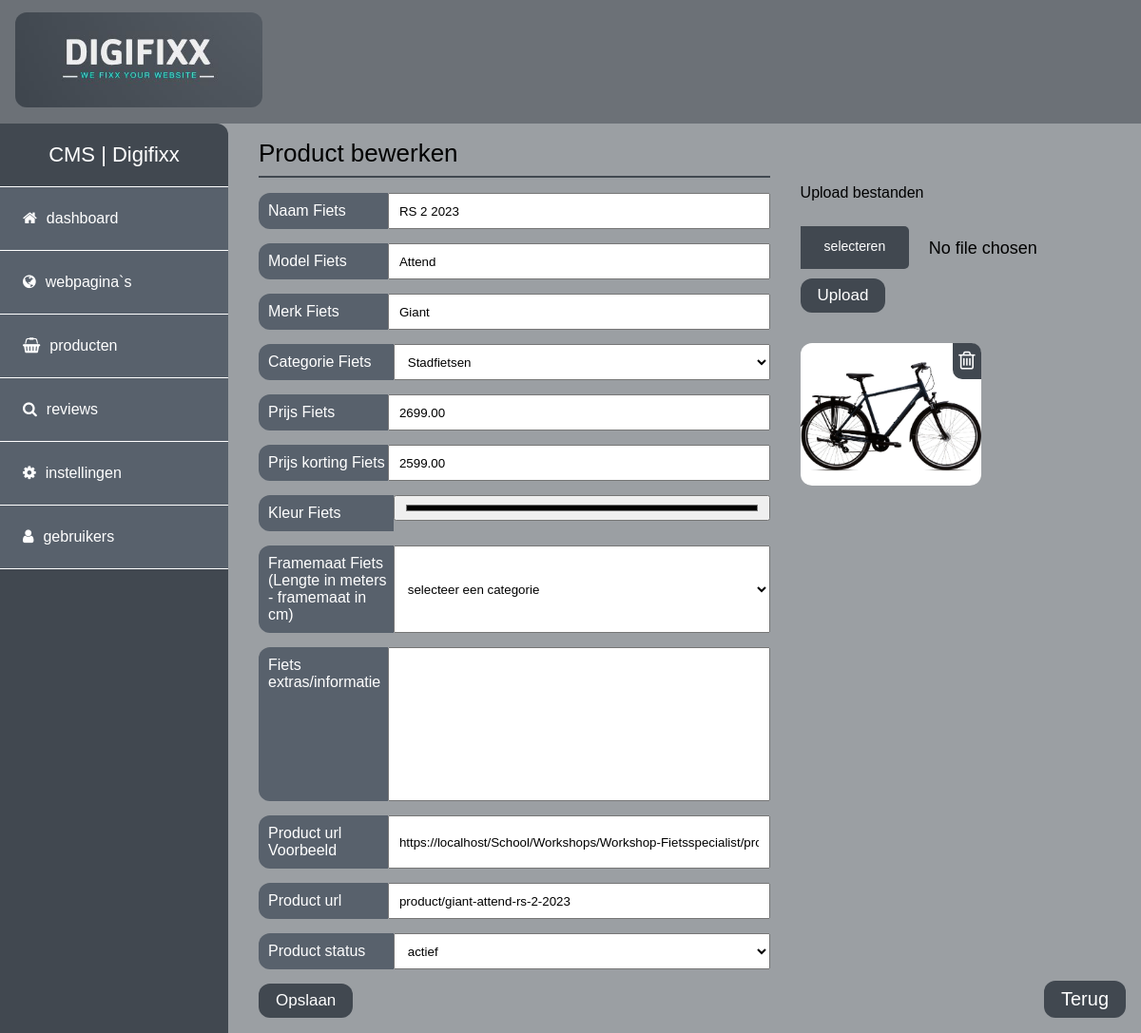
/cms/maincms.php?page=product_bewerken&id=5 (signed in), run on an earlier commit of the app's database.
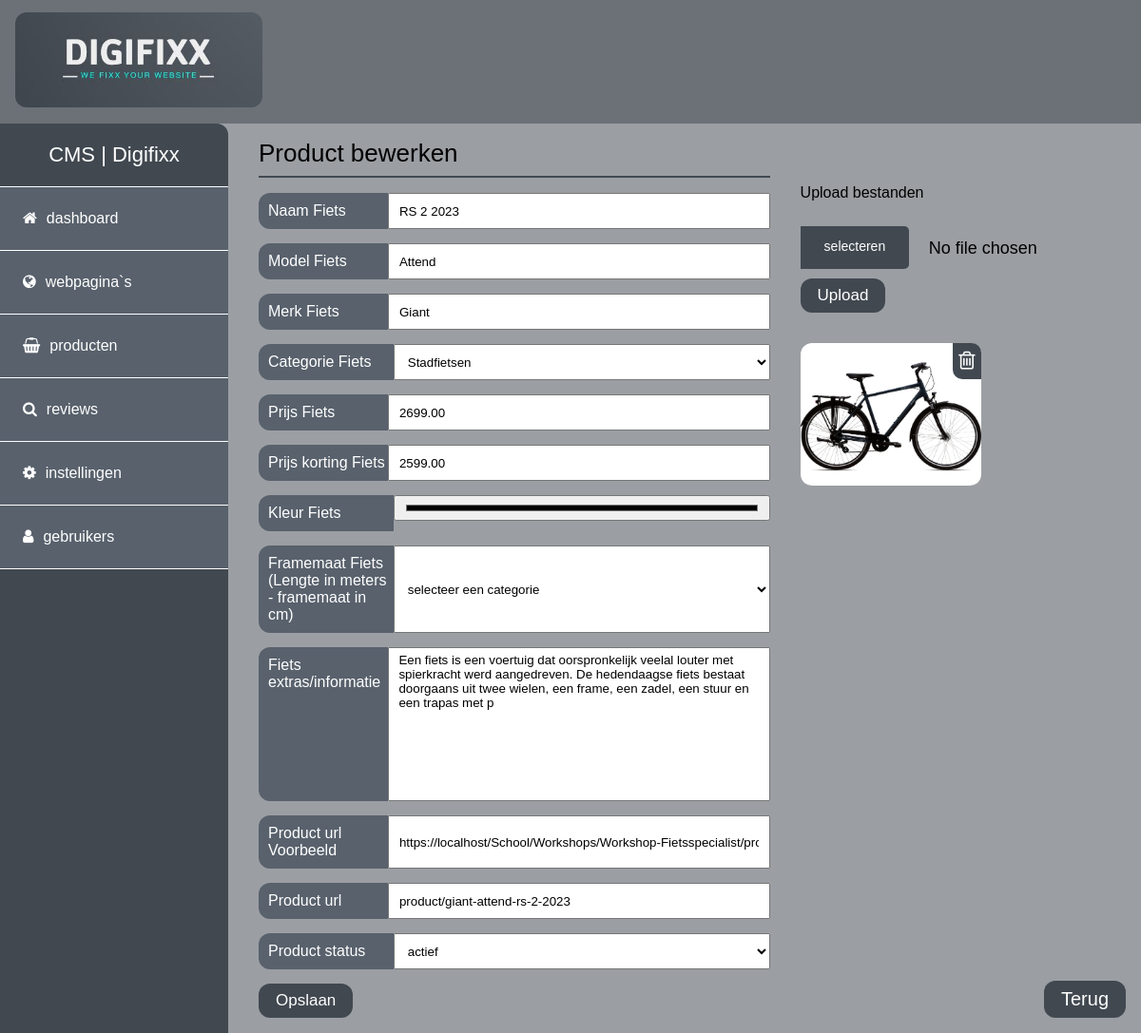
And on a later commit of the database.
### tables this page shows
CREATE TABLE `digifixxcms_gebruikers` (
  `id` int(11) NOT NULL,
  `username` varchar(20) NOT NULL,
  `niveau` varchar(200) NOT NULL DEFAULT 'gebruiker',
  `email` varchar(50) NOT NULL,
  `password` char(128) NOT NULL,
  `titel` varchar(50) NOT NULL,
  `geslacht` varchar(15) NOT NULL,
  `voorletters` varchar(15) NOT NULL,
  `tussenvoegsel` varchar(20) NOT NULL,
  `achternaam` varchar(50) NOT NULL,
  `adres` varchar(50) NOT NULL,
  `postcode` varchar(7) NOT NULL,
  `plaats` varchar(50) NOT NULL,
  `telefoon` varchar(12) NOT NULL,
  `mobiel` varchar(10) NOT NULL,
  `actief` varchar(5) NOT NULL,
  `datum_invoer` datetime NOT NULL,
  `ipadres` varchar(20) NOT NULL
);

CREATE TABLE `digifixx_producten` (
  `id` int(11) NOT NULL,
  `naam` varchar(200) NOT NULL,
  `model` varchar(200) NOT NULL,
  `merk` varchar(200) NOT NULL,
  `categorie` varchar(200) NOT NULL,
  `prijs` decimal(8,2) NOT NULL DEFAULT 0.00,
  `prijs_korting` decimal(8,2) NOT NULL DEFAULT 0.00,
  `kleur` varchar(200) NOT NULL,
  `frameMaat` varchar(200) NOT NULL,
  `extras` varchar(200) NOT NULL,
  `paginaurl` varchar(200) NOT NULL,
  `datum` timestamp NOT NULL DEFAULT current_timestamp(),
  `status` varchar(200) NOT NULL DEFAULT 'actief'
);

CREATE TABLE `digifixx_settings` (
  `id` int(11) NOT NULL,
  `weburl` text NOT NULL,
  `naamwebsite` varchar(100) NOT NULL
);

CREATE TABLE `digifixx_images` (
  `id` int(11) NOT NULL,
  `cms_id` int(11) NOT NULL,
  `product_id` int(11) NOT NULL DEFAULT 0,
  `file_name` varchar(255) NOT NULL,
  `uploaded_on` datetime NOT NULL,
  `status` enum('1','0') NOT NULL DEFAULT '1'
);

### cms/login/config.php (called while the page is built, shortened)
<?php
$mysqli = new mysqli(HOST, USER, PASSWORD, DATABASE);
$instellingen = $mysqli->query("SELECT * FROM digifixx_settings WHERE id = '1'") or die($mysqli->error.__LINE__);
$rowinstellingen = $instellingen->fetch_assoc();
if ($rowinstellingen['weburl'] <> "") { $url = $rowinstellingen['weburl']; }
else { $url = (isset($_SERVER['HTTPS']) ? "https" : "http") . "://$_SERVER[HTTP_HOST]"."/~".$ftpuser; }
?>

### cms/php/product_bewerken.php (the view, shortened to what this page needs)
<?php
$sqlProduct = $mysqli -> prepare("SELECT id, naam, model, merk, categorie, prijs, prijs_korting, kleur, frameMaat, extras, paginaurl, status FROM digifixx_producten WHERE id = ?") or die ($mysqli->error.__LINE__);
$productId = $_GET['id'];
$sqlProduct->bind_param('i',$productId);
$sqlProduct->execute();
$sqlProduct->store_result();
$sqlProduct->bind_result($idProduct, $titelProduct, $modelProduct, $merkProduct, $CatProduct, $prijsProduct, $prijsKProduct, $kleurProduct, $frameMaatProduct, $extraProduct, $urlProduct, $statusProduct);
?>
<section id="Productbewerken">
    <div class="left">
        <div class="title">Product bewerken</div>
        <form action="?page=product_bewerken&id=<?=$_GET['id'];?>&opslaan=ja" method="POST">
            <div class="form-group">
                <label for="naam">Naam Fiets</label>
                <input type="text" value="<?=$titelProduct;?>" name="naam" id="naam">
            </div>
            <div class="form-group">
                <label for="model">Model Fiets</label>
                <input type="text" value="<?=$modelProduct;?>" name="model" id="model">
            </div>
            <div class="form-group">
                <label for="merk">Merk Fiets</label>
                <input type="text" value="<?=$merkProduct;?>" name="merk" id="merk">
            </div>
            <div class="form-group">
                <label for="categorie">Categorie Fiets</label>
                <select name="categorie" placeholder="Selecteer een categorie" >
                <?php if ($CatProduct) { echo '<option value="'.$CatProduct.'">'.$CatProduct.'</option>'; } else { ?><option value="">selecteer een categorie</option><?php } ?>
                </select>
            </div>
            <div class="form-group">
                <label for="prijs">Prijs Fiets</label>
                <input type="text" value="<?=$prijsProduct;?>" name="prijs" id="prijs">
            </div>
            <div class="form-group">
                <label for="prijsK">Prijs korting Fiets</label>
                <input type="text" value="<?=$prijsKProduct;?>" name="prijsK" id="prijsK">
            </div>
            <div class="form-group">
                <label for="kleur">Kleur Fiets</label>
                <input type="color" value="<?=$kleurProduct;?>" name="kleur" id="kleur">
            </div>
            <div class="form-group">
                <label for="frameMaat">Framemaat Fiets (Lengte in meters - framemaat in cm)</label>
                <select name="frameMaat" id="frameMaat">
                    <?php if($frameMaatProduct){ ?><option value="<?=$frameMaatProduct;?>"><?=$frameMaatProduct;?></option><?php } else { ?><option value="">selecteer een categorie</option><?php }?>
                </select>
            </div>
            <div class="form-group">
                <label for="extras">Fiets extras/informatie</label>
                <textarea name="extras" id="extras" rows="10"><?=$extraProduct;?></textarea>
            </div>
            <div class="form-group">
                <label for="">Product url Voorbeeld</label>
                <input type="text" value="<?=$url;?><?=$urlProduct;?>/" readonly>
            </div>
            <div class="form-group">
                <label for="paginaurl">Product url</label>
                <input type="text" value="<?=$urlProduct;?>" name="paginaurl" id="paginaurl">
            </div>
            <div class="form-group">
                <label for="status">Product status</label>
                <select name="status" id="status">
                    <option value="<?=$statusProduct;?>"><?=$statusProduct;?></option>
                </select>
            </div>
            <input class="btn" type="submit" value="Opslaan">
        </form>
    </div>
    <div class="right">
        <form action="?page=product_upload&id=<?php echo $_GET['id'];?>" method="post" enctype="multipart/form-data">
            <p>Upload bestanden</p>
            <input type="file" multiple="multiple" name="file">
            <input type="submit" name="submit" class="btn" value="Upload">
        </form>
        <div class="image-wrapper">
        <?php
        $query = $mysqli->query("SELECT * FROM digifixx_images WHERE product_id = ".$productId."");
            while($row = $query->fetch_assoc()){
                $imageURL = '../img/'.$row["file_name"];
            ?>
            <div class="img">
                <img src="<?php echo $imageURL; ?>" height="100%" width="100%" alt="" />
                <a class="btn-delete" href="?page=product_delete&id=<?php echo $_GET['id'];?>"><i class="fa fa-trash-o"></i></a>
            </div>
            <?php } ?>
        </div>
    </div>
</section>

### cms/maincms.php (shortened to what this page needs)
<?php
include 'login/config.php';
$urlCMS = $url."cms";
if (!isset($_SESSION['user_id'])) {
    header("Location: ".$urlCMS."/index.php");
    exit();
} else {
    $user_id = $_SESSION['user_id'];
    $rowuser = $mysqli -> prepare("SELECT * FROM digifixxcms_gebruikers WHERE id = ?") or die ($mysqli->error.__LINE__);
    $rowuser->bind_param('i',$user_id);
    $rowuser->execute();
    $result = $rowuser->get_result();
    $rowUser = $result->fetch_assoc();
}
if(!isset($_GET['uitloggen'])){
?>
<!DOCTYPE html>
<html lang="en">
<head>
    <link rel="stylesheet" href="<?=$urlCMS;?>/css/cmsStyle.css">
    <link rel="stylesheet" href="<?=$urlCMS;?>/font-awesome/css/font-awesome.min.css">
</head>
<body>
    <header><?php include ('php/menu.php'); ?></header>
    <main>
        <aside><?php include ('php/hoofdmenu.php'); ?></aside>
        <article>
        <?php  if (!isset($_GET['page'])) {
            include('php/dashboard.php');
        } else if(str_contains($_GET['page'], '?')){
            $pageIndicator = explode("?", $_GET['page']);
            include('php/'.$pageIndicator[0].'.php?'.$pageIndicator[1]);
        } else if(str_contains($_GET['page'], '?') && str_contains($_GET['page'], '&')){
            $pageIndicator2 = explode("?", $_GET['page']);
            $pageIndicator3 = explode("&", $_GET['page']);
            include('php/'.$pageIndicator2[0].'.php?'.$pageIndicator2[1].''.$pageIndicator3[0].''.$pageIndicator3[1]);
        } else {
            include('php/'.$_GET['page'].'.php');
        } ?>
        <span class="TerugBtn" onclick="history.back();">Terug</span>
        </article>
    </main>
</body>
</html>
<?php } else {
    header ($urlCMS.'/index.php');
} ?>

### cms/php/menu.php
<div id="topbar">
    <a href="<?=$url;?>" target="_blank">
        <img id="logo" src="images/logo.JPG" height="100">
    </a>
</div>

### cms/php/hoofdmenu.php (shortened to what this page needs)
<?php
$pageIsset = isset($_GET['page']);
$pageIsNotset = !isset($_GET['page']);
?>
<ul id="hoofdmenu">
    <span id="title">CMS | <?php echo ucfirst($rowUser['username']); ?></span>
        <li><a <?php if ($pageIsNotset or $pageIsset == "dashboard") { echo "class=\"active\""; } ?> href="?page=dashboard"><i class="fa fa-home"></i><span class="menu-item">dashboard</span></a></li>
    <?php if ($rowUser['niveau'] != "gebruiker") {  ?>
        <li><a <?php if ($pageIsset == "webpaginas") { echo "class=\"active\""; } ?> href="?page=webpaginas"><i class="fa fa-globe"></i><span class="menu-item">webpagina`s</span></a></li>
        <li><a <?php if ($pageIsset== "producten") { echo "class=\"active\""; } ?> href="?page=producten"><i class="fa fa-shopping-basket"></i><span class="menu-item">producten</span></a></li>
        <li><a <?php if ($pageIsset== "reviews") { echo "class=\"active\""; } ?> href="?page=reviews"><i class="fa fa-search"></i><span class="menu-item">reviews</span></a></li>
    <?php } ?>
    <?php if ($rowUser['niveau'] == "admin" || $rowUser['niveau'] == "medewerker") {  ?>
        <li><a <?php if ($pageIsset== "instellingen") { echo "class=\"active\""; } ?> href="?page=instellingen"><i class="fa fa-cog"></i><span class="menu-item">instellingen</span></a></li>
        <li><a <?php if ($pageIsset== "gebruikers") { echo "class=\"active\""; } ?> href="?page=gebruikers"><i class="fa fa-user"></i><span class="menu-item">gebruikers</span></a></li>
    <?php } ?>
</ul>

### cms/css/cmsStyle.css (style rules this page uses)
body { margin: 0 auto; scroll-behavior: smooth; font-family: "Rosario", sans-serif; }
.btn { padding: 8px 18px; background-color: #414850; color: #fff; border-radius: 12px; border: none; cursor: pointer; width: -moz-fit-content; width: fit-content; font-size: 17px; text-decoration: none; }
header { position: fixed; z-index: 100; width: 100%; }
header #topbar { display: flex; padding: 1rem; height: 98px; background-color: rgba(65, 72, 80, 0.5215686275); align-items: center; justify-content: space-between; }
header #topbar #logo { border-radius: 12px; }
main { display: grid; grid-template-columns: repeat(5, minmax(0, 1fr)); }
main aside { position: fixed; background-color: #414850; height: 100%; width: 20%; margin-top: 130px; border-radius: 0 12px 0 0; }
main aside #hoofdmenu { list-style: none; padding: 0; margin: 0; }
main aside #hoofdmenu #title { display: flex; justify-content: center; align-items: center; padding: 1.25rem; font-size: 22px; color: #fff; }
main aside #hoofdmenu li { background-color: #58616c; border-top: solid 1px #fff; width: 100%; overflow: hidden; }
main aside #hoofdmenu li:last-of-type { border-bottom: solid 1px #fff; }
main aside #hoofdmenu li a { position: relative; color: #fff; text-decoration: none; display: inline-flex; gap: 10px; font-size: 16px; width: 100%; padding: 1.5rem; transition: all 0.3s; }
main article { grid-column: span 4/span 4; grid-column-start: 2; margin-top: 130px; padding: 1rem 2rem 1rem 2rem; position: relative; }
main article .TerugBtn { padding: 8px 18px; background-color: #414850; color: #fff; border-radius: 12px; cursor: pointer; font-size: 20px; position: fixed; right: 1rem; bottom: 1rem; }
main article section#paginaBewerken, main article section#Productbewerken { display: grid; grid-template-columns: repeat(5, minmax(0, 1fr)); }
main article section#paginaBewerken .left, main article section#Productbewerken .left { grid-column: span 3/span 3; }
main article section#paginaBewerken .right, main article section#Productbewerken .right { grid-column: span 2/span 2; }
main article section#paginaBewerken .right form, main article section#Productbewerken .right form { display: flex; flex-direction: column; gap: 10px; padding: 2rem 2rem 1rem 2rem; }
main article section#paginaBewerken .right form input[type=file], main article section#Productbewerken .right form input[type=file] { position: relative; height: 25px; display: flex; font-size: 18px; padding: 10px; }
main article section#paginaBewerken .right form input[type=file]::before, main article section#Productbewerken .right form input[type=file]::before { content: "selecteren"; display: block; background: #414850; color: #fff; font-size: 14px; width: auto; padding: 13px 25px 0px 25px; border-radius: 0px 5px 5px 0px; text-decoration: none; position: absolute; top: 0px; left: 0px; height: 100%; box-sizing: border-box; border: 0; cursor: pointer; }
main article section#paginaBewerken .right .image-wrapper, main article section#Productbewerken .right .image-wrapper { display: grid; grid-template-columns: repeat(2, minmax(0, 1fr)); grid-gap: 10px; max-height: 300px; overflow: scroll; padding: 1rem 2rem 2rem 2rem; }
main article section#paginaBewerken .right .image-wrapper .img, main article section#Productbewerken .right .image-wrapper .img { position: relative; height: 150px; width: 190px; }
main article section#paginaBewerken .right .image-wrapper .img img, main article section#Productbewerken .right .image-wrapper .img img { -o-object-fit: cover; object-fit: cover; border-radius: 12px; }
main article section#paginaBewerken .right .image-wrapper .img .btn-delete, main article section#Productbewerken .right .image-wrapper .img .btn-delete { position: absolute; border-radius: 0 10px 0 10px; top: 0%; right: 0%; background: #414850; color: #fff; padding: 6px; font-size: 22px; }
main article section .title { font-size: 26px; font-weight: 500; padding-bottom: 0.5rem; margin-bottom: 1rem; border-bottom: 2px solid #414850; }
.form-group { width: 100%; display: flex; margin: 15px 0px; }
.form-group label { width: 25%; padding: 10px 0px 10px 10px; background: #58616c; color: #fff; border-radius: 12px 0px 0px 12px; }
.form-group input, .form-group textarea, .form-group select { width: 75%; padding: 5px 10px; font-family: "Rosario", sans-serif; resize: none; }

### cms/maincms.php (style rules this page uses)
body { background: #41485085; }

What changed in the data, as far as the page shows it:
changed digifixx_producten "Attend": extras (not shown) → "Een fiets is een voertuig dat oorspronkelijk veelal louter met spierkracht werd aangedreven. De hedendaagse fiets bestaat doorgaans uit twee wielen, een frame, een zadel, een stuur en een trapas met p"
